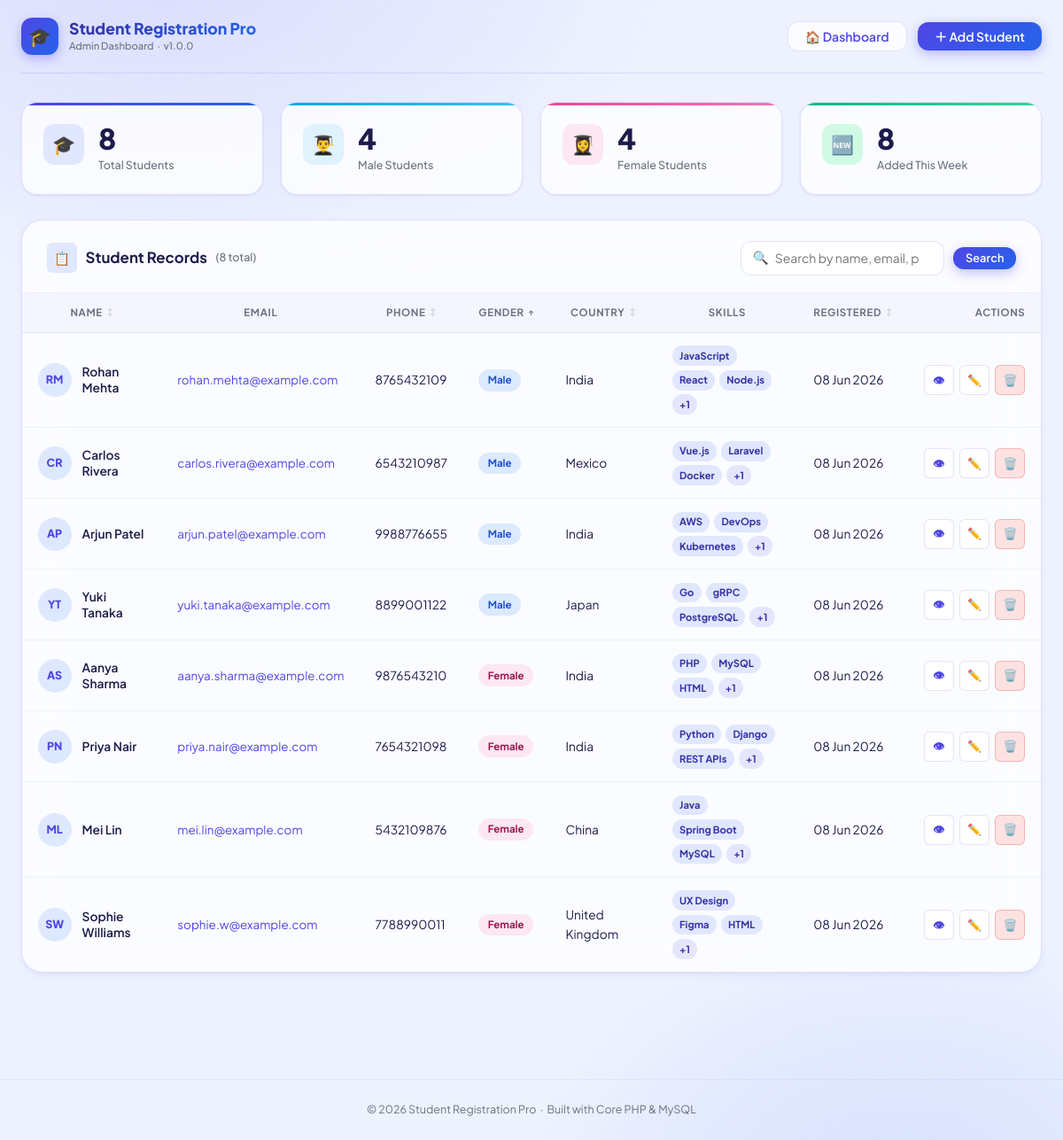
The app's page /?sort=gender&order=ASC&page=1 with its own data.
### tables this page shows
CREATE TABLE `students` (
    `id`            INT(11)       UNSIGNED NOT NULL AUTO_INCREMENT,
    `full_name`     VARCHAR(120)  NOT NULL,
    `email`         VARCHAR(180)  NOT NULL,
    `phone`         VARCHAR(15)   NOT NULL,
    `gender`        ENUM('Male','Female','Other') NOT NULL,
    `date_of_birth` DATE          NOT NULL,
    `country`       VARCHAR(80)   NOT NULL,
    `skills`        TEXT          DEFAULT NULL,
    `address`       TEXT          DEFAULT NULL,
    `profile_image` VARCHAR(255)  DEFAULT NULL,
    `created_at`    TIMESTAMP     NOT NULL DEFAULT CURRENT_TIMESTAMP,
    `updated_at`    TIMESTAMP     NOT NULL DEFAULT CURRENT_TIMESTAMP ON UPDATE CURRENT_TIMESTAMP,

    PRIMARY KEY (`id`),
    UNIQUE  KEY `uq_email`       (`email`),
    INDEX       `idx_full_name`  (`full_name`),
    INDEX       `idx_country`    (`country`),
    INDEX       `idx_gender`     (`gender`),
    INDEX       `idx_created_at` (`created_at`)
);

### index.php (called while the page is built, shortened)
<?php
require_once __DIR__ . '/config/helpers.php';
spl_autoload_register(function (string $class): void {
    $locations = [
        __DIR__ . '/classes/'     . $class . '.php',
        __DIR__ . '/controllers/' . $class . '.php',
    ];
    foreach ($locations as $file) {
        if (is_file($file)) {
            return;
        }
    }
});
$controller = new StudentController();
$controller->handleRequest();

### classes/Database.php (called while the page is built, shortened)
<?php
class Database
{
    private static ?Database $instance = null;
    private PDO $connection;
    private function __construct()
    {
        $dsn = sprintf(
            'mysql:host=%s;dbname=%s;charset=%s',
            DB_HOST,
            DB_NAME,
            DB_CHARSET
        );
        $options = [
            PDO::ATTR_ERRMODE            => PDO::ERRMODE_EXCEPTION,
            PDO::ATTR_DEFAULT_FETCH_MODE => PDO::FETCH_ASSOC,
            PDO::ATTR_EMULATE_PREPARES   => false,
            PDO::MYSQL_ATTR_INIT_COMMAND => "SET NAMES utf8mb4 COLLATE utf8mb4_unicode_ci",
        ];
        try {
            $this->connection = new PDO($dsn, DB_USER, DB_PASS, $options);
        } catch (PDOException $e) {
            error_log('[DB] Connection failed: ' . $e->getMessage());
            http_response_code(500);
            die('<h2 style="font-family:sans-serif;color:#dc2626;padding:2rem;">
                    ⚠️ Database Connection Failed<br>
                    <small style="font-size:.75rem;color:#6b7280;">Check your DB credentials in config/config.php</small>
                </h2>');
        }
    }
    public static function getInstance(): self
    {
        if (self::$instance === null) {
            self::$instance = new self();
        }
        return self::$instance;
    }
    public function getConnection(): PDO
    {
        return $this->connection;
    }
}

### classes/Student.php (called while the page is built, shortened)
<?php
class Student
{
    private PDO    $db;
    private string $table = 'students';
    public function __construct()
    {
        $this->db = Database::getInstance()->getConnection();
    }
    public function getAll(
        string $search  = '',
        int    $page    = 1,
        int    $perPage = RECORDS_PER_PAGE,
        string $sortBy  = 'created_at',
        string $order   = 'DESC'
    ): array {
        $allowedSort = ['full_name', 'email', 'phone', 'country', 'gender', 'created_at'];
        $order  = strtoupper($order) === 'ASC' ? 'ASC' : 'DESC';
        $perPage = max(1, $perPage);
        $offset  = ($page - 1) * $perPage;
        $params = [];
        $where  = '';
        $countStmt = $this->db->prepare("SELECT COUNT(*) FROM `{$this->table}` {$where}");
        $countStmt->execute($params);
        $total = (int) $countStmt->fetchColumn();
        $dataSql  = "SELECT * FROM `{$this->table}` {$where}
                     ORDER BY {$sortBy} {$order}
                     LIMIT :limit OFFSET :offset";
        $dataStmt = $this->db->prepare($dataSql);
        $dataStmt->bindValue(':limit',  $perPage, PDO::PARAM_INT);
        $dataStmt->bindValue(':offset', $offset,  PDO::PARAM_INT);
        $dataStmt->execute();
        return [
            'data'  => $dataStmt->fetchAll(),
            'total' => $total,
        ];
    }
    public function getStats(): array
    {
        $sql = "SELECT
                    COUNT(*)                                          AS total,
                    SUM(CASE WHEN gender = 'Male'   THEN 1 ELSE 0 END) AS male,
                    SUM(CASE WHEN gender = 'Female' THEN 1 ELSE 0 END) AS female,
                    SUM(CASE WHEN created_at >= DATE_SUB(NOW(), INTERVAL 7 DAY) THEN 1 ELSE 0 END) AS recent
                FROM `{$this->table}`";
        $stmt = $this->db->query($sql);
        $row  = $stmt->fetch();
        return [
            'total'  => (int)($row['total']  ?? 0),
            'male'   => (int)($row['male']   ?? 0),
            'female' => (int)($row['female'] ?? 0),
            'recent' => (int)($row['recent'] ?? 0),
        ];
    }
}

### classes/Validator.php (called while the page is built, shortened)
<?php
class Validator
{
    public static function sanitizeString(string $value): string
    {
        return htmlspecialchars(strip_tags(trim($value)), ENT_QUOTES | ENT_HTML5, 'UTF-8');
    }
    public static function sanitizeInt(mixed $value): int
    {
        return (int) filter_var($value, FILTER_SANITIZE_NUMBER_INT);
    }
}

### views/dashboard.php (the view, shortened to what this page needs)
<?php
$safeSearch = htmlspecialchars($search, ENT_QUOTES, 'UTF-8');
?>
<section aria-label="Dashboard Statistics" class="stats-section">
  <div class="stats-grid">
    <div class="stat-card">
      <div class="stat-icon" aria-hidden="true">🎓</div>
      <div class="stat-info">
        <div class="stat-value"><?= number_format($stats['total']) ?></div>
        <div class="stat-label">Total Students</div>
      </div>
    </div>
    <div class="stat-card">
      <div class="stat-icon" aria-hidden="true">👨‍🎓</div>
      <div class="stat-info">
        <div class="stat-value"><?= number_format($stats['male']) ?></div>
        <div class="stat-label">Male Students</div>
      </div>
    </div>
    <div class="stat-card">
      <div class="stat-icon" aria-hidden="true">👩‍🎓</div>
      <div class="stat-info">
        <div class="stat-value"><?= number_format($stats['female']) ?></div>
        <div class="stat-label">Female Students</div>
      </div>
    </div>
    <div class="stat-card">
      <div class="stat-icon" aria-hidden="true">🆕</div>
      <div class="stat-info">
        <div class="stat-value"><?= number_format($stats['recent']) ?></div>
        <div class="stat-label">Added This Week</div>
      </div>
    </div>
  </div>
</section>
<section aria-label="Student Records">
<div class="card">
  <div class="card-header">
    <div class="card-title">
      <span class="icon" style="background:var(--clr-indigo-100);" aria-hidden="true">📋</span>
      Student Records
      <span class="record-count">(<?= number_format($total) ?> total)</span>
    </div>
    <form
      method="GET"
      action="<?= BASE_URL ?>"
      class="search-bar"
      role="search"
      id="search-form"
    >
      <div class="search-wrap">
        <span class="search-icon" aria-hidden="true">🔍</span>
        <input
          id="search-input"
          type="search"
          name="search"
          class="search-input"
          placeholder="Search by name, email, phone or country…"
          value="<?= $safeSearch ?>"
          autocomplete="off"
          aria-label="Search students"
        >
      </div>
      <button type="submit" class="btn btn-primary btn-sm">Search</button>
    </form>
  </div>
  <?php if (empty($students)): ?>
    <div class="empty-state">
      <div class="empty-icon" aria-hidden="true">
        <?= $search !== '' ? '🔍' : '🎓' ?>
      </div>
      <h3><?= $search !== '' ? 'No results found' : 'No students registered yet' ?></h3>
      <p>
        <?php if ($search !== ''): ?>
          No students match <strong>"<?= $safeSearch ?>"</strong>.
          Try a different name, email, phone number or country.
        <?php else: ?>
          Get started by registering your first student.
        <?php endif; ?>
      </p>
      <?php if ($search === ''): ?>
        <a href="<?= BASE_URL ?>?action=add" class="btn btn-primary" style="margin-top:.75rem;">
          ＋ Add First Student
        </a>
      <?php endif; ?>
    </div>
  <?php else: ?>
    <div class="table-wrap">
      <table class="data-table" role="grid" aria-label="Student Records">
        <thead>
          <tr>
            <th scope="col">
              <a href="<?= buildUrl(['sort'=>'full_name','order'=>($sortBy==='full_name'&&$order==='ASC')?'DESC':'ASC','page'=>1]) ?>">
                Name <?= sortIcon('full_name', $sortBy, $order) ?>
              </a>
            </th>
            <th scope="col">Email</th>
            <th scope="col">
              <a href="<?= buildUrl(['sort'=>'phone','order'=>($sortBy==='phone'&&$order==='ASC')?'DESC':'ASC','page'=>1]) ?>">
                Phone <?= sortIcon('phone', $sortBy, $order) ?>
              </a>
            </th>
            <th scope="col">
              <a href="<?= buildUrl(['sort'=>'gender','order'=>($sortBy==='gender'&&$order==='ASC')?'DESC':'ASC','page'=>1]) ?>">
                Gender <?= sortIcon('gender', $sortBy, $order) ?>
              </a>
            </th>
            <th scope="col">
              <a href="<?= buildUrl(['sort'=>'country','order'=>($sortBy==='country'&&$order==='ASC')?'DESC':'ASC','page'=>1]) ?>">
                Country <?= sortIcon('country', $sortBy, $order) ?>
              </a>
            </th>
            <th scope="col">Skills</th>
            <th scope="col">
              <a href="<?= buildUrl(['sort'=>'created_at','order'=>($sortBy==='created_at'&&$order==='ASC')?'DESC':'ASC','page'=>1]) ?>">
                Registered <?= sortIcon('created_at', $sortBy, $order) ?>
              </a>
            </th>
            <th scope="col" style="text-align:right;">Actions</th>
          </tr>
        </thead>
        <tbody>
          <?php foreach ($students as $s):
            $imgUrl    = avatarUrl($s['profile_image']);
            $ini       = initials($s['full_name']);
            $skillArr  = parseSkills($s['skills'] ?? '');
            $genderCls = match($s['gender']) {
              'Male'   => 'badge-male',
              'Female' => 'badge-female',
              default  => 'badge-other',
            };
          ?>
          <tr>
            <td data-label="Name">
              <div class="student-cell">
                <?php if ($imgUrl): ?>
                  <img
                    src="<?= $imgUrl ?>"
                    alt="<?= htmlspecialchars($s['full_name'], ENT_QUOTES, 'UTF-8') ?>"
                    class="avatar"
                    loading="lazy"
                  >
                <?php else: ?>
                  <div class="avatar-placeholder" aria-hidden="true">
                    <?= htmlspecialchars($ini, ENT_QUOTES, 'UTF-8') ?>
                  </div>
                <?php endif; ?>
                <span class="student-name">
                  <?= htmlspecialchars($s['full_name'], ENT_QUOTES, 'UTF-8') ?>
                </span>
              </div>
            </td>
            <td data-label="Email">
              <a href="mailto:<?= htmlspecialchars($s['email'], ENT_QUOTES, 'UTF-8') ?>"
                 class="email-link">
                <?= htmlspecialchars($s['email'], ENT_QUOTES, 'UTF-8') ?>
              </a>
            </td>
            <td data-label="Phone">
              <?= htmlspecialchars($s['phone'], ENT_QUOTES, 'UTF-8') ?>
            </td>
            <td data-label="Gender">
              <span class="badge <?= $genderCls ?>">
                <?= htmlspecialchars($s['gender'], ENT_QUOTES, 'UTF-8') ?>
              </span>
            </td>
            <td data-label="Country">
              <?= htmlspecialchars($s['country'], ENT_QUOTES, 'UTF-8') ?>
            </td>
            <td data-label="Skills">
              <?php if (!empty($skillArr)): ?>
                <div class="skills-chips">
                  <?php foreach (array_slice($skillArr, 0, 3) as $skill): ?>
                    <span class="chip">
                      <?= htmlspecialchars($skill, ENT_QUOTES, 'UTF-8') ?>
                    </span>
                  <?php endforeach; ?>
                  <?php if (count($skillArr) > 3): ?>
                    <span class="chip chip-more">+<?= count($skillArr) - 3 ?></span>
                  <?php endif; ?>
                </div>
              <?php else: ?>
                <span style="color:var(--clr-text-light); font-size:.8rem;">—</span>
              <?php endif; ?>
            </td>
            <td data-label="Registered">
              <?= htmlspecialchars(date('d M Y', strtotime($s['created_at'])), ENT_QUOTES, 'UTF-8') ?>
            </td>
            <td data-label="Actions">
              <div class="actions-cell" style="justify-content:flex-end;">
                <a href="<?= BASE_URL ?>?action=view&id=<?= (int)$s['id'] ?>"
                   class="btn btn-secondary btn-icon btn-sm"
                   title="View Profile">👁</a>
                <a href="<?= BASE_URL ?>?action=edit&id=<?= (int)$s['id'] ?>"
                   class="btn btn-secondary btn-icon btn-sm"
                   title="Edit Student">✏️</a>
                <button
                  type="button"
                  onclick="confirmDelete(<?= (int)$s['id'] ?>, '<?= htmlspecialchars(addslashes($s['full_name']), ENT_QUOTES, 'UTF-8') ?>')"
                  class="btn btn-danger btn-icon btn-sm"
                  title="Delete Student">🗑️</button>
              </div>
            </td>
          </tr>
          <?php endforeach; ?>
        </tbody>
      </table>
    </div>
  <?php endif; ?>
</div>
</section>

### records on screen
students: full_name "RM", full_name "Rohan Mehta", email "rohan.mehta@example.com", phone "8765432109", gender "Male", country "India", skills "JavaScript", skills "React", skills "Node.js", count($skillArr)-3 "1", created_at "08 Jun 2026"
students: full_name "CR", full_name "Carlos Rivera", email "carlos.rivera@example.com", phone "6543210987", gender "Male", country "Mexico", skills "Vue.js", skills "Laravel", skills "Docker", count($skillArr)-3 "1", created_at "08 Jun 2026"
students: full_name "AP", full_name "Arjun Patel", email "arjun.patel@example.com", phone "9988776655", gender "Male", country "India", skills "AWS", skills "DevOps", skills "Kubernetes", count($skillArr)-3 "1", created_at "08 Jun 2026"
students: full_name "YT", full_name "Yuki Tanaka", email "yuki.tanaka@example.com", phone "8899001122", gender "Male", country "Japan", skills "Go", skills "gRPC", skills "PostgreSQL", count($skillArr)-3 "1", created_at "08 Jun 2026"
students: full_name "AS", full_name "Aanya Sharma", email "aanya.sharma@example.com", phone "9876543210", gender "Female", country "India", skills "PHP", skills "MySQL", skills "HTML", count($skillArr)-3 "1", created_at "08 Jun 2026"
students: full_name "PN", full_name "Priya Nair", email "priya.nair@example.com", phone "7654321098", gender "Female", country "India", skills "Python", skills "Django", skills "REST APIs", count($skillArr)-3 "1", created_at "08 Jun 2026"
students: full_name "ML", full_name "Mei Lin", email "mei.lin@example.com", phone "5432109876", gender "Female", country "China", skills "Java", skills "Spring Boot", skills "MySQL", count($skillArr)-3 "1", created_at "08 Jun 2026"
students: full_name "SW", full_name "Sophie Williams", email "sophie.w@example.com", phone "7788990011", gender "Female", country "United Kingdom", skills "UX Design", skills "Figma", skills "HTML", count($skillArr)-3 "1", created_at "08 Jun 2026"

### other values on screen
APP_NAME "Student Registration Pro"
APP_VERSION "1.0.0"
$stats['total'] "8"
$stats['male'] "4"
$stats['female'] "4"
$stats['recent'] "8"
$total "8"
